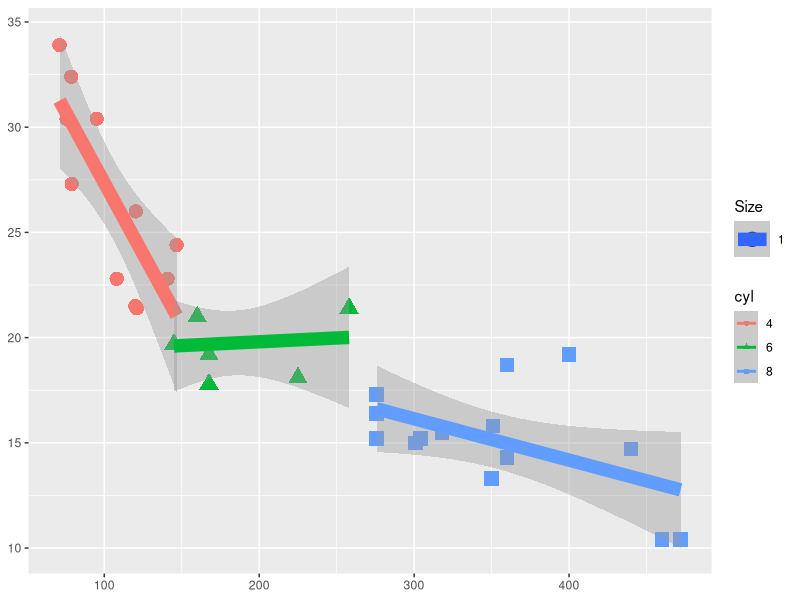
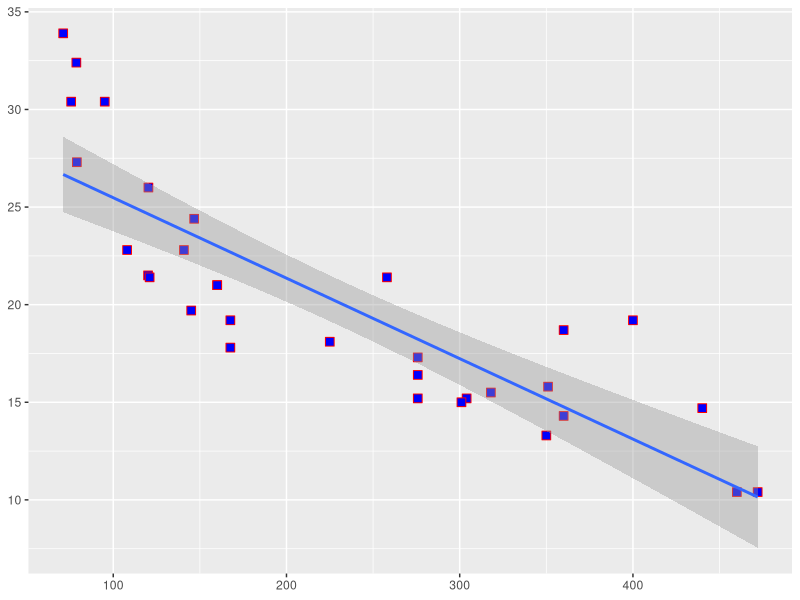

Write the R code that produced these figures, in order.
library(ggplot2)

mtcars$cyl <- as.factor(mtcars$cyl)
mtcars$gear <- as.factor(mtcars$gear)

# add text annotations
gscatter <- function(data, x, y, aes_var = TRUE, reg_line = FALSE, title = NULL, xlab = NULL, ylab = NULL, 
                      color = 'black', shape = 1, size = 1, fill = NA, 
                      xaxlimit = FALSE, yaxlimit = FALSE,
                      x1 = NA, x2 = NA, y1 = NA, y2 = NA, title_col = 'black', 
                      title_fam = 'serif', title_face = 'plain', 
                      title_size = 10, title_hjust = 0.5, title_vjust = 0.5,
                      xax_col = 'black', xax_fam = 'serif', 
                      xax_face = 'plain', xax_size = 10, 
                      xax_hjust = 0.5, xax_vjust = 0.5,
                      yax_col = 'black', yax_fam = 'serif', 
                      yax_face = 'plain', yax_size = 10, 
                      yax_hjust = 0.5, yax_vjust = 0.5,
                      remove_xax = FALSE, remove_yax = FALSE,
                      add_text = FALSE, xloc = NA, yloc = NA, label = NA,
                      tex_color = NA, tex_size = NA) {
  
  if(aes_var) {
    if(is.numeric(shape)) {
      p <- ggplot(data = data, mapping = aes_string(x = x, y = y, 
        colour = color, shape = color, size = size)) +
        geom_point()
    } else {
      p <- ggplot(data = data, mapping = aes_string(x = x, y = y, 
        colour = color, shape = shape, size = size)) +
        geom_point()
    }
    if(is.numeric(size)) {
      p <- p + labs(size = 'Size')
    }
  } else {
    p <- ggplot(data = data, mapping = aes_string(x = x, y = y)) +
      geom_point(colour = color, shape = shape, size = size, fill = fill)
  }
  
  if(reg_line) {
    p <- p + geom_smooth(method = 'lm')
    p
  }
  
  p <- p + ggtitle(title) + xlab(xlab) + ylab(ylab) +
    theme(
      plot.title = element_text(color = title_col, family = title_fam,
                                face = title_face, size = title_size, hjust = title_hjust,
                                vjust = title_vjust),
      axis.title.x = element_text(color = xax_col, family = xax_fam,
                                  face = xax_face, size = xax_size, hjust = xax_hjust,
                                  vjust = xax_vjust),
      axis.title.y = element_text(color = yax_col, family = yax_fam,
                                  face = yax_face, size = yax_size, hjust = yax_hjust,
                                  vjust = yax_vjust)
    )
  
  if(xaxlimit) {
    p <- p + xlim(x1, x2)
    p
  }
  
  if (yaxlimit) {
    p <- p + ylim(y1, y2)
    p
  }
  
  if(remove_xax) {
    p <- p + theme(
      axis.title.x = element_blank()
    )
    p
  }
  
  if(remove_yax) {
    p <- p + theme(
      axis.title.y = element_blank()
    )
    p
  }
  
  if(add_text) {
    p <- p + annotate("text", x = xloc, y = yloc, label = label, 
                      color = tex_color, size = tex_size)
    p
  }
  
  p
}



# test
gscatter(mtcars, 'disp', 'mpg', aes_var = TRUE, 
          color = 'cyl', reg_line = TRUE)
            
gscatter(mtcars, 'disp', 'mpg', aes_var = FALSE, 
          color = 'red', shape = 22, size = 3, fill = 'blue',
          reg_line = TRUE)
